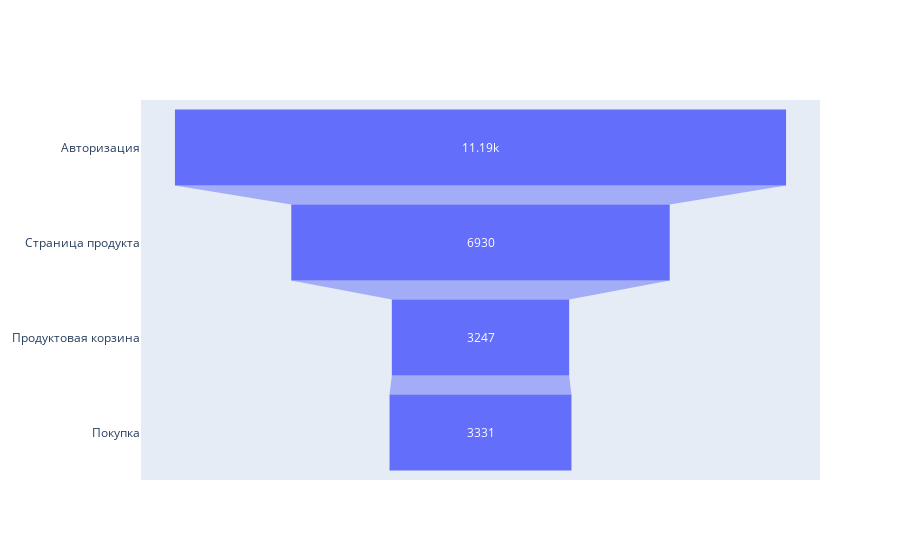

Notebook cell for this chart:
### Code cell
# Построим график воронки событий, где значения, разбитые по датам, суммируем 
fig = go.Figure(go.Funnel(
    y = ["Авторизация",
         "Страница продукта", 
         "Продуктовая корзина", 
         "Покупка"],
    x = [users_funnel.login.sum(), 
         users_funnel.product_page.sum(), 
         users_funnel.product_cart.sum(), 
         users_funnel.purchase.sum()]
    ))
fig.show()

### Figure 1 — Plotly figure (JSON) as saved in the notebook; plotly's stock layout.template omitted (floating-point values rounded to 4 significant figures)
{"data": [{"type": "funnel", "x": [11190, 6930, 3247, 3331], "y": ["Авторизация", "Страница продукта", "Продуктовая корзина", "Покупка"]}], "layout": {}}
